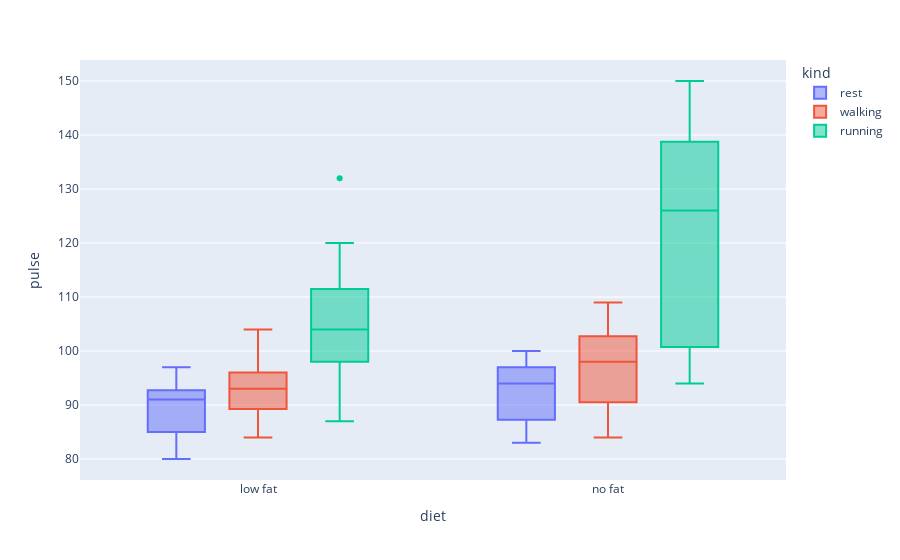

Source (notebook cell):
### Markdown cell above
### 3. Existe alguma relação entre o tipo de dieta e a pulsação dos voluntários durante diferentes tipos de atividades físicas?

### Code cell
fig = px.box(df, x="diet", y="pulse", color="kind")
fig.update_traces(quartilemethod="linear")
fig.show()

### Figure 1 — Plotly figure (JSON) as saved in the notebook; plotly's stock layout.template omitted (floating-point values rounded to 4 significant figures)
{"data": [{"alignmentgroup": "True", "hovertemplate": "kind=rest<br>diet=%{x}<br>pulse=%{y}<extra></extra>", "legendgroup": "rest", "marker": {"color": "#636efa"}, "name": "rest", "notched": false, "offsetgroup": "rest", "orientation": "v", "quartilemethod": "linear", "showlegend": true, "type": "box", "x": ["low fat", "low fat", "low fat", "low fat", "low fat", "low fat", "low fat", "low fat", "low fat", "low fat", "low fat", "low fat", "low fat", "low fat", "low fat", "no fat", "no fat", "no fat", "no fat", "no fat", "no fat", "no fat", "no fat", "no fat", "no fat", "no fat", "no fat", "no fat", "no fat", "no fat"], "x0": " ", "xaxis": "x", "y": [85, 85, 88, 90, 92, 93, 97, 97, 94, 80, 82, 83, 91, 92, 91, 83, 83, 84, 87, 88, 90, 92, 94, 95, 97, 99, 96, 100, 97, 100], "y0": " ", "yaxis": "y"}, {"alignmentgroup": "True", "hovertemplate": "kind=walking<br>diet=%{x}<br>pulse=%{y}<extra></extra>", "legendgroup": "walking", "marker": {"color": "#EF553B"}, "name": "walking", "notched": false, "offsetgroup": "walking", "orientation": "v", "quartilemethod": "linear", "showlegend": true, "type": "box", "x": ["low fat", "low fat", "low fat", "low fat", "low fat", "low fat", "low fat", "low fat", "low fat", "low fat", "low fat", "low fat", "low fat", "low fat", "low fat", "no fat", "no fat", "no fat", "no fat", "no fat", "no fat", "no fat", "no fat", "no fat", "no fat", "no fat", "no fat", "no fat", "no fat", "no fat"], "x0": " ", "xaxis": "x", "y": [86, 86, 84, 93, 103, 104, 90, 92, 93, 95, 96, 100, 89, 96, 95, 84, 86, 89, 103, 109, 90, 92, 96, 101, 97, 98, 100, 102, 104, 103], "y0": " ", "yaxis": "y"}, {"alignmentgroup": "True", "hovertemplate": "kind=running<br>diet=%{x}<br>pulse=%{y}<extra></extra>", "legendgroup": "running", "marker": {"color": "#00cc96"}, "name": "running", "notched": false, "offsetgroup": "running", "orientation": "v", "quartilemethod": "linear", "showlegend": true, "type": "box", "x": ["low fat", "low fat", "low fat", "low fat", "low fat", "low fat", "low fat", "low fat", "low fat", "low fat", "low fat", "low fat", "low fat", "low fat", "low fat", "no fat", "no fat", "no fat", "no fat", "no fat", "no fat", "no fat", "no fat", "no fat", "no fat", "no fat", "no fat", "no fat", "no fat", "no fat"], "x0": " ", "xaxis": "x", "y": [93, 98, 110, 98, 104, 112, 98, 105, 99, 87, 132, 120, 94, 110, 116, 95, 126, 143, 100, 126, 140, 103, 124, 140, 94, 135, 130, 99, 111, 150], "y0": " ", "yaxis": "y"}], "layout": {"boxmode": "group", "legend": {"title": {"text": "kind"}, "tracegroupgap": 0}, "margin": {"t": 60}, "xaxis": {"anchor": "y", "domain": [0, 1], "title": {"text": "diet"}}, "yaxis": {"anchor": "x", "domain": [0, 1], "title": {"text": "pulse"}}}}
